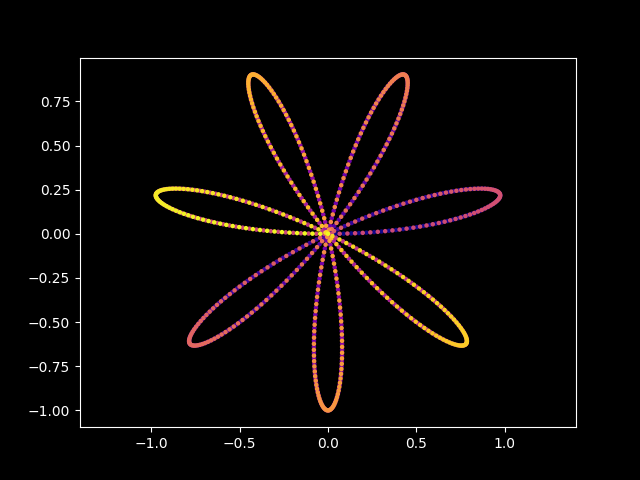

The script that saved this image:
import numpy as np
import matplotlib.pyplot as plt


plt.style.use('dark_background')
o = np.linspace(0, 2 * np.pi, 1000)
r = np.sin(7 * o)

x, y = r * np.cos(o), r * np.sin(o)

plt.scatter(x, y, c=o, cmap="plasma", s=5)

plt.axis('equal'); plt.savefig('neon_rose.png'); plt.show()
